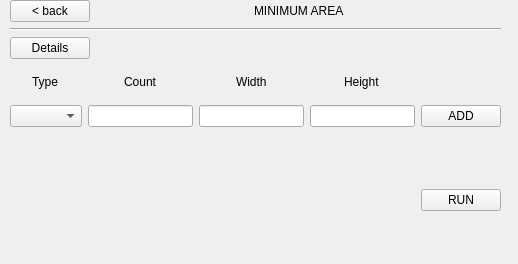
<?xml version="1.0" encoding="UTF-8"?>
<ui version="4.0">
 <class>MinimumArea</class>
 <widget class="QWidget" name="MinimumArea">
  <property name="geometry">
   <rect>
    <x>0</x>
    <y>0</y>
    <width>518</width>
    <height>264</height>
   </rect>
  </property>
  <property name="windowTitle">
   <string>Form</string>
  </property>
  <widget class="QWidget" name="layoutWidget">
   <property name="geometry">
    <rect>
     <x>10</x>
     <y>0</y>
     <width>491</width>
     <height>211</height>
    </rect>
   </property>
   <layout class="QVBoxLayout" name="verticalLayout_8">
    <item>
     <layout class="QVBoxLayout" name="verticalLayout_7">
      <item>
       <layout class="QVBoxLayout" name="verticalLayout">
        <item>
         <layout class="QHBoxLayout" name="horizontalLayout">
          <item>
           <widget class="QPushButton" name="back">
            <property name="text">
             <string>&lt; back</string>
            </property>
           </widget>
          </item>
          <item>
           <spacer name="horizontalSpacer_4">
            <property name="orientation">
             <enum>Qt::Horizontal</enum>
            </property>
            <property name="sizeHint" stdset="0">
             <size>
              <width>40</width>
              <height>20</height>
             </size>
            </property>
           </spacer>
          </item>
          <item>
           <widget class="QLabel" name="Title">
            <property name="text">
             <string>MINIMUM AREA</string>
            </property>
           </widget>
          </item>
          <item>
           <spacer name="horizontalSpacer">
            <property name="orientation">
             <enum>Qt::Horizontal</enum>
            </property>
            <property name="sizeHint" stdset="0">
             <size>
              <width>40</width>
              <height>20</height>
             </size>
            </property>
           </spacer>
          </item>
         </layout>
        </item>
        <item>
         <widget class="Line" name="line">
          <property name="orientation">
           <enum>Qt::Horizontal</enum>
          </property>
         </widget>
        </item>
       </layout>
      </item>
      <item>
       <layout class="QHBoxLayout" name="horizontalLayout_2">
        <item>
         <widget class="QPushButton" name="Details">
          <property name="text">
           <string>Details</string>
          </property>
         </widget>
        </item>
        <item>
         <spacer name="horizontalSpacer_2">
          <property name="orientation">
           <enum>Qt::Horizontal</enum>
          </property>
          <property name="sizeHint" stdset="0">
           <size>
            <width>40</width>
            <height>20</height>
           </size>
          </property>
         </spacer>
        </item>
       </layout>
      </item>
      <item>
       <layout class="QHBoxLayout" name="horizontalLayout_3">
        <item>
         <layout class="QVBoxLayout" name="verticalLayout_2">
          <item alignment="Qt::AlignHCenter">
           <widget class="QLabel" name="Type">
            <property name="text">
             <string>Type</string>
            </property>
           </widget>
          </item>
          <item>
           <widget class="QComboBox" name="TypeComboBox"/>
          </item>
         </layout>
        </item>
        <item>
         <layout class="QVBoxLayout" name="verticalLayout_3">
          <item alignment="Qt::AlignHCenter">
           <widget class="QLabel" name="Count">
            <property name="text">
             <string>Count</string>
            </property>
           </widget>
          </item>
          <item>
           <widget class="QLineEdit" name="CountLineEdit"/>
          </item>
         </layout>
        </item>
        <item>
         <layout class="QVBoxLayout" name="verticalLayout_4">
          <item alignment="Qt::AlignHCenter">
           <widget class="QLabel" name="Width">
            <property name="text">
             <string>Width</string>
            </property>
           </widget>
          </item>
          <item>
           <widget class="QLineEdit" name="WidthLineEdit"/>
          </item>
         </layout>
        </item>
        <item>
         <layout class="QVBoxLayout" name="verticalLayout_5">
          <item alignment="Qt::AlignHCenter">
           <widget class="QLabel" name="Height">
            <property name="text">
             <string>Height</string>
            </property>
           </widget>
          </item>
          <item>
           <widget class="QLineEdit" name="HeightLineEdit"/>
          </item>
         </layout>
        </item>
        <item>
         <layout class="QVBoxLayout" name="verticalLayout_6">
          <item>
           <spacer name="verticalSpacer">
            <property name="orientation">
             <enum>Qt::Vertical</enum>
            </property>
            <property name="sizeHint" stdset="0">
             <size>
              <width>20</width>
              <height>40</height>
             </size>
            </property>
           </spacer>
          </item>
          <item>
           <widget class="QPushButton" name="ADD">
            <property name="text">
             <string>ADD</string>
            </property>
           </widget>
          </item>
         </layout>
        </item>
       </layout>
      </item>
     </layout>
    </item>
    <item>
     <spacer name="verticalSpacer_2">
      <property name="orientation">
       <enum>Qt::Vertical</enum>
      </property>
      <property name="sizeHint" stdset="0">
       <size>
        <width>20</width>
        <height>40</height>
       </size>
      </property>
     </spacer>
    </item>
    <item>
     <layout class="QHBoxLayout" name="horizontalLayout_4">
      <item>
       <spacer name="horizontalSpacer_3">
        <property name="orientation">
         <enum>Qt::Horizontal</enum>
        </property>
        <property name="sizeHint" stdset="0">
         <size>
          <width>40</width>
          <height>20</height>
         </size>
        </property>
       </spacer>
      </item>
      <item>
       <widget class="QPushButton" name="RUN">
        <property name="text">
         <string>RUN</string>
        </property>
       </widget>
      </item>
     </layout>
    </item>
   </layout>
  </widget>
 </widget>
 <resources/>
 <connections/>
</ui>
